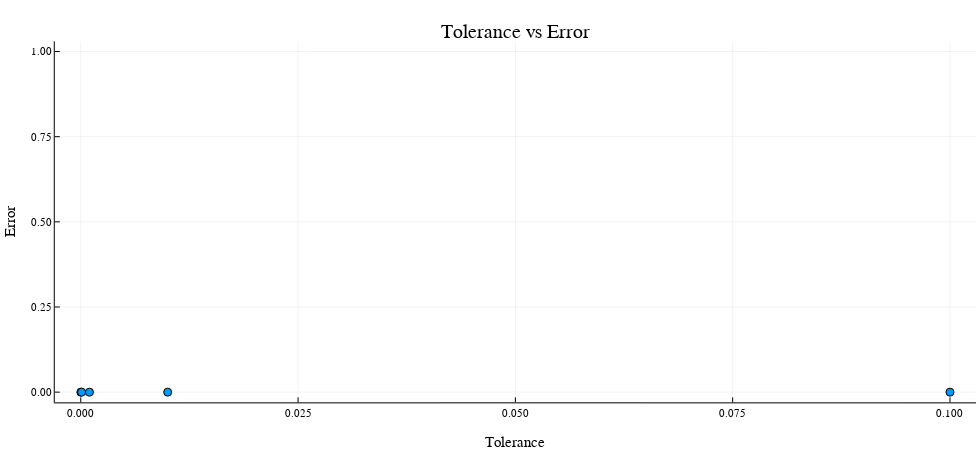

The notebook cell saved with this chart:
### Code cell
# Plot the run time as a function of the tolerance
plotlyjs()
Plots.scatter(tols[2:end], abs.(OV[2:end] .- OV[1]), hover = tols[2:end], legend=false,
                ylabel="Error", xlabel="Tolerance", title="Tolerance vs Error",size=(980,450))

### Figure 1 — Plotly figure (JSON) as saved in the notebook; plotly's stock layout.template omitted (floating-point values rounded to 4 significant figures)
{"data": [{"colorbar": {"len": 0.8807, "title": "", "x": 0.996, "y": 0.5077}, "hoverinfo": "text", "legendgroup": "y1", "marker": {"color": "rgba(0, 154, 250, 1.000)", "line": {"color": "rgba(0, 0, 0, 1.000)", "width": 1}, "size": 8, "symbol": "circle"}, "mode": "markers", "name": "y1", "showlegend": true, "text": [1e-05, 0.0001, 0.001, 0.01, 0.1], "type": "scatter", "x": [1e-05, 0.0001, 0.001, 0.01, 0.1], "xaxis": "x", "y": [1.273e-11, 1.273e-11, 1.273e-11, 1.273e-11, 1.273e-11], "yaxis": "y"}], "layout": {"annotations": [{"font": {"color": "rgba(0, 0, 0, 1.000)", "family": "sans-serif", "size": 20}, "rotation": 0, "showarrow": false, "text": "Tolerance vs Error", "x": 0.5259, "xanchor": "center", "xref": "paper", "y": 1, "yanchor": "top", "yref": "paper"}], "height": 450, "margin": {"b": 20, "l": 0, "r": 0, "t": 20}, "paper_bgcolor": "rgba(255, 255, 255, 1.000)", "plot_bgcolor": "rgba(255, 255, 255, 1.000)", "showlegend": false, "width": 980, "xaxis": {"anchor": "y", "domain": [0.05589, 0.996], "gridcolor": "rgba(0, 0, 0, 0.100)", "gridwidth": 0.5, "linecolor": "rgba(0, 0, 0, 1.000)", "mirror": false, "range": [-0.00299, 0.103], "showgrid": true, "showline": true, "showticklabels": true, "tickangle": 0, "tickcolor": "rgb(0, 0, 0)", "tickfont": {"color": "rgba(0, 0, 0, 1.000)", "family": "sans-serif", "size": 11}, "tickmode": "array", "ticks": "inside", "ticktext": ["0.000", "0.025", "0.050", "0.075", "0.100"], "tickvals": [0, 0.025, 0.05, 0.075, 0.1], "title": "Tolerance", "titlefont": {"color": "rgba(0, 0, 0, 1.000)", "family": "sans-serif", "size": 15}, "type": "-", "visible": true, "zeroline": false, "zerolinecolor": "rgba(0, 0, 0, 1.000)"}, "yaxis": {"anchor": "x", "domain": [0.06739, 0.948], "gridcolor": "rgba(0, 0, 0, 0.100)", "gridwidth": 0.5, "linecolor": "rgba(0, 0, 0, 1.000)", "mirror": false, "range": [-0.03, 1.03], "showgrid": true, "showline": true, "showticklabels": true, "tickangle": 0, "tickcolor": "rgb(0, 0, 0)", "tickfont": {"color": "rgba(0, 0, 0, 1.000)", "family": "sans-serif", "size": 11}, "tickmode": "array", "ticks": "inside", "ticktext": ["0.00", "0.25", "0.50", "0.75", "1.00"], "tickvals": [0, 0.25, 0.5, 0.75, 1], "title": "Error", "titlefont": {"color": "rgba(0, 0, 0, 1.000)", "family": "sans-serif", "size": 15}, "type": "-", "visible": true, "zeroline": false, "zerolinecolor": "rgba(0, 0, 0, 1.000)"}}}
